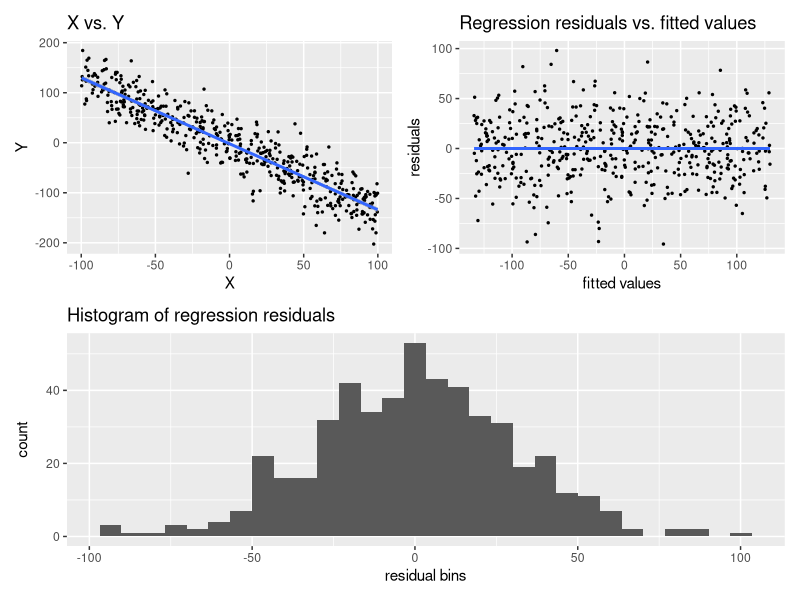
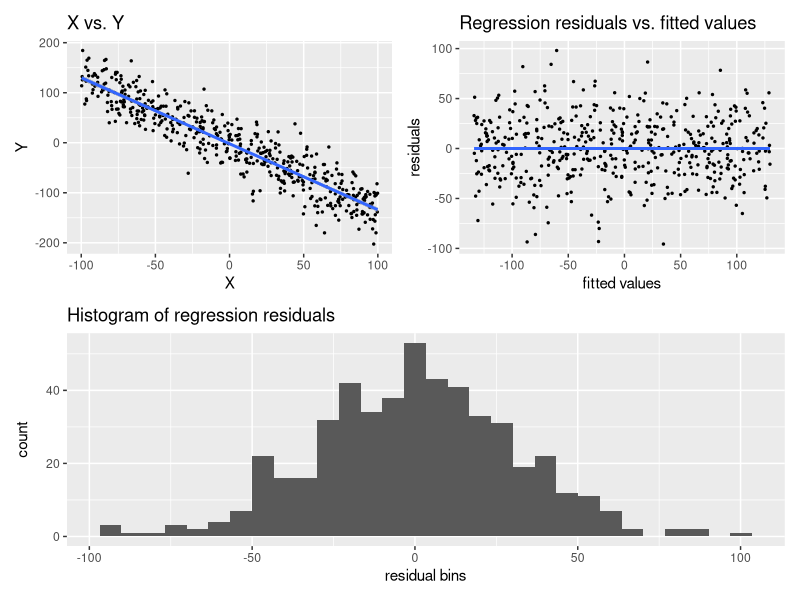
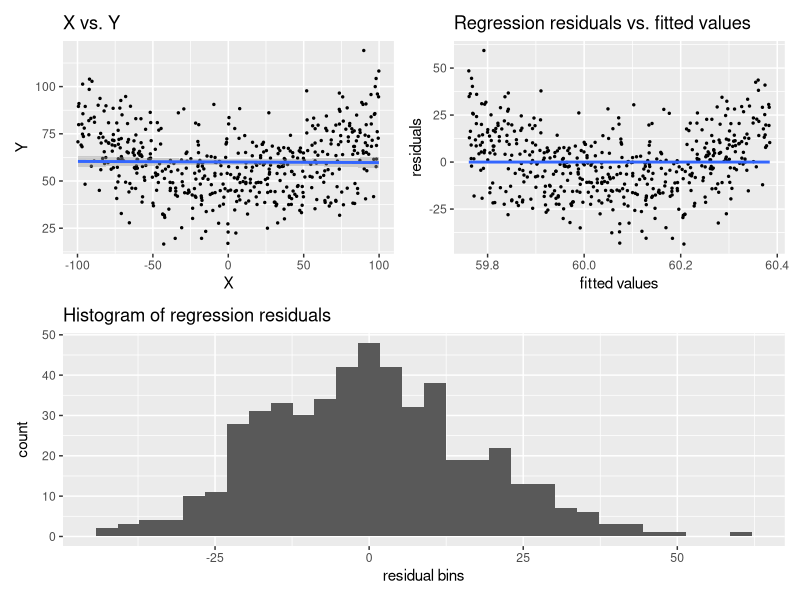
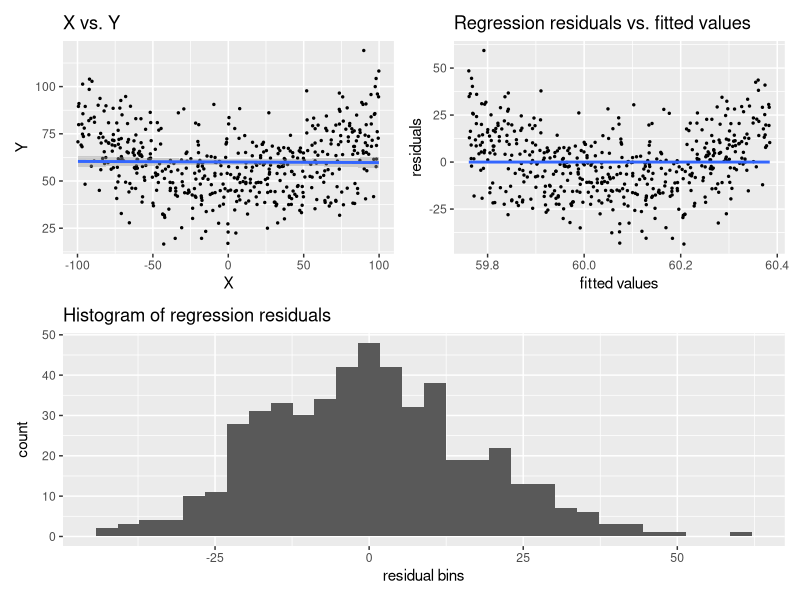

These figures' R source, in order:
## Exercise 3
# Setup
library(glue)
library(patchwork)
library(tidyverse)
signif <- read_csv("A3_Ex3_signif.csv")
not_signif <- read_csv("A3_Ex3_not_signif.csv")

# The function `input` inputs a data frame with columns X and Y into an
# enclosing environment and exports/saves a copy of the necessary 
# functions for testing linear regression into the Global Environment.
input <- function(df) {
  
  # The function `functions` returns a list of functions for testing
  # linear regression
  functions <- function() {
    
    # Linear regression modeling
    lm1 <- lm(Y ~ X, df)
    
    # Functions for testing linear regression
    # Part 1
    hypothesis <- function() {
      glue("testing H_0: beta = 0 against H_1: beta != 0")
    }
    
    # Part 2
    assumptions <- function() {
      (ggplot(df, aes(X, Y)) + geom_point(size = 0.5) + 
         geom_smooth(method = lm, formula = y ~ x) + ggtitle("X vs. Y") +
         ggplot(data.frame(x = lm1$fitted.values, y = lm1$residuals), 
                aes(x, y)) + geom_point(size = 0.5) + 
         geom_smooth(method = lm, se = FALSE, formula = y ~ x) + 
         labs(title = "Regression residuals vs. fitted values", 
              x = "fitted values", y = "residuals")) /
        ggplot(data.frame(x = lm1$residuals), aes(x)) +
        geom_histogram(bins = 30) + 
        labs(title = "Histogram of regression residuals", 
             x = "residual bins")
    }
    
    # Part 3
    fit <- function() {
      x <- summary(lm1)$coefficients[2, 4]
      cat(glue("beta_hat = {summary(lm1)$coefficients[2, 1]}"), 
          glue("95% confindence interval for beta: [{confint(lm1)[2, 1]}, {confint(lm1)[2, 2]}]"), 
          glue("t value: {summary(lm1)$coefficients[2, 3]}"), 
          glue("degrees of freedom: {summary(lm1)$df[2]}"), 
          glue("p-value: {summary(lm1)$coefficients[2, 4]}"), sep = "\n")
      class(x) <- "mylm"
      invisible(x)
    }
    
    # Part 4
    decision.mylm <- function(fit) {
      glue(c("H_0 is retained at a 5% significance level", 
             "H_0 is rejected at a 5% significance level")[as.numeric(fit < 0.05) + 1])
    }
    decision.default <- function(fit) {
      stop("Class of argument is not 'mylm'. Have you tried turning it off and on again?")
    }
    decision <- function(fit) {
      UseMethod("decision")
    }
    
    # Part 5
    conclusion.mylm <- function(fit) {
      glue(c("Conclusion: since the p-value is greater than 0.05, at a 5% significance level, the null hypothesis is retained since there is insufficient evidence to conclude that there is a linear relationship between variables X and Y", 
             "Conclusion: since the p-value is less than 0.05, at a 5% significance level, there is sufficient evidence to reject the null hypothesis in favour of the alternative and conclude that there is a linear relationship between variables X and Y")[as.numeric(fit < 0.05) + 1])
    }
    conclusion.default <- function(fit) {
      stop("Class of argument is not 'mylm'. Maybe try using more brain cells.")
    }
    conclusion <- function(fit) {
      UseMethod("conclusion")
    }
    
    # Full test
    mytest <- function() {
      cat(hypothesis(), "\n \n", sep = "")
      print(invisible(assumptions()))
      f <- fit()
      cat("\n", decision(f), "\n \n",  conclusion(f), sep = "")
    }
    
    # List containing all the required functions
    list(hypothesis = hypothesis, assumptions = assumptions, fit = fit, 
         decision = decision, conclusion = conclusion, mytest = mytest, 
         decision.mylm = decision.mylm, 
         decision.default = decision.default, 
         conclusion.mylm = conclusion.mylm, 
         conclusion.default = conclusion.default)
  }
  
  # Extract the functions into the Global Environment
  functions <- functions()
  for (i in names(functions)) {
    assign(i, functions[[i]], envir = globalenv())
  }
}

# Input `signif` data frame into the enclosing environment
input(signif)
# Part 1
hypothesis()
# Part 2
assumptions()
# Part 3
f <- fit()
# Part 4
decision(f)
# Part 5
conclusion(f)
# Full test
mytest()

# Input `not_signif` data frame into the enclosing environment
input(not_signif)
# Part 1
hypothesis()
# Part 2
assumptions()
# Part 3
f <- fit()
# Part 4
decision(f)
# Part 5
conclusion(f)
# Full test
mytest()